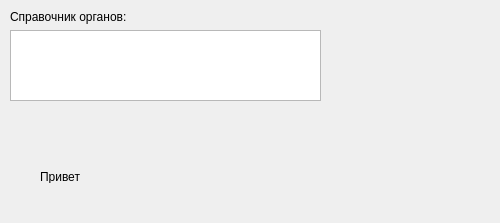
<?xml version="1.0" encoding="UTF-8"?>
<ui version="4.0">
 <class>Form</class>
 <widget class="QWidget" name="Form">
  <property name="geometry">
   <rect>
    <x>0</x>
    <y>0</y>
    <width>500</width>
    <height>223</height>
   </rect>
  </property>
  <property name="minimumSize">
   <size>
    <width>500</width>
    <height>0</height>
   </size>
  </property>
  <property name="windowTitle">
   <string>Form</string>
  </property>
  <widget class="QWidget" name="layoutWidget">
   <property name="geometry">
    <rect>
     <x>10</x>
     <y>10</y>
     <width>311</width>
     <height>91</height>
    </rect>
   </property>
   <layout class="QVBoxLayout" name="verticalLayout">
    <item>
     <widget class="QLabel" name="label">
      <property name="text">
       <string>Справочник органов:</string>
      </property>
     </widget>
    </item>
    <item>
     <widget class="QTableView" name="table"/>
    </item>
   </layout>
  </widget>
  <widget class="QLabel" name="label_2">
   <property name="geometry">
    <rect>
     <x>40</x>
     <y>170</y>
     <width>100</width>
     <height>13</height>
    </rect>
   </property>
   <property name="minimumSize">
    <size>
     <width>100</width>
     <height>0</height>
    </size>
   </property>
   <property name="text">
    <string>Привет</string>
   </property>
  </widget>
 </widget>
 <resources/>
 <connections/>
</ui>
